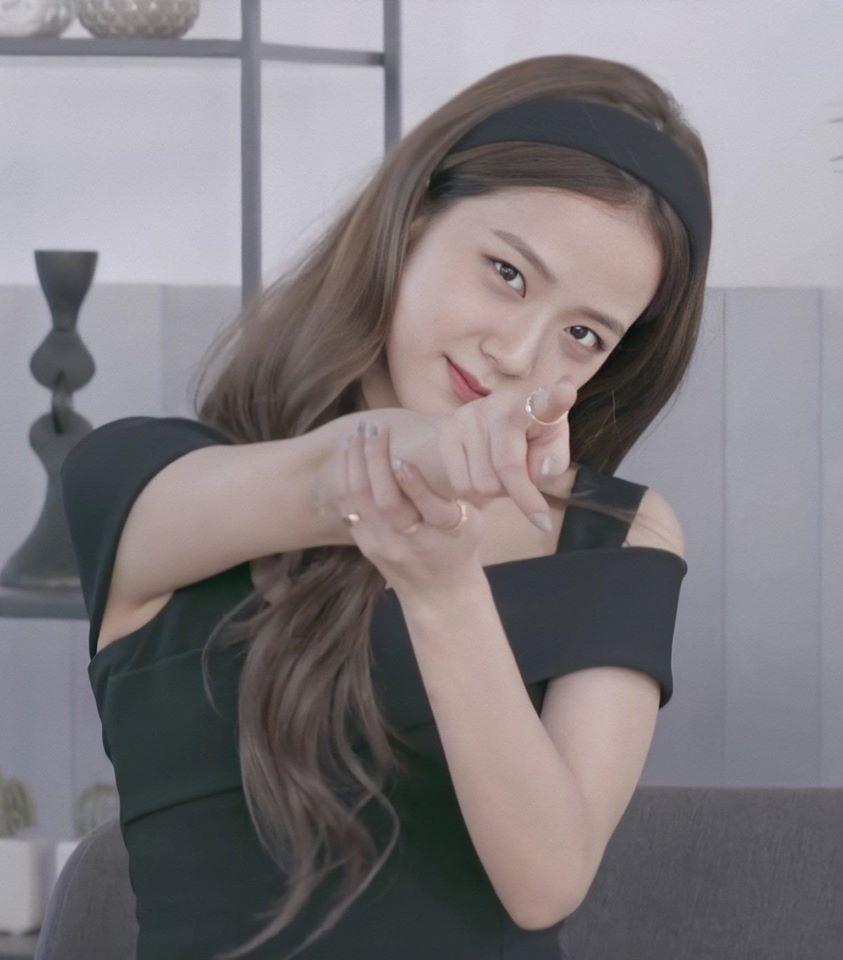
#> input picture HOG/images/16.jpg, 843 x 960 px
$ python HOG.py   (older library calls are emulated)
#> lines starting #> are read from the running program, lines starting #| are printed output that depends on the picture
import cv2
from skimage import exposure
from skimage import feature
import matplotlib.pyplot as plt
import numpy as np

path = 'images/16.jpg'

N_BINS = 9
CELL_SIZE = np.array([8,8]) #pixel
BLOCK_SIZE = np.array([2,2])  #cell
root_image = cv2.imread(path)
#> root_image is the input picture: shape (960, 843, 3); mean B, G, R 126.2, 122.8, 127.9
image = cv2.imread(path, cv2.IMREAD_GRAYSCALE)
#> image: shape (960, 843); min 9, max 243, mean 124.7
blockSize = CELL_SIZE*BLOCK_SIZE  #pixel
winSize = np.array([image.shape[0]//CELL_SIZE[0] * CELL_SIZE[0], image.shape[1]//CELL_SIZE[1] * CELL_SIZE[1]]) # num cell
#> winSize = [960, 840]
blockStride = CELL_SIZE  #pixel
dx = np.array([[-1,0,1], [-2,0,2], [-1,0,1]])  #Bộ lọc Sobel theo phương x
dy = np.transpose(dx)  # Sobel theo phương y
gx = cv2.filter2D(image, cv2.CV_32F, dx)
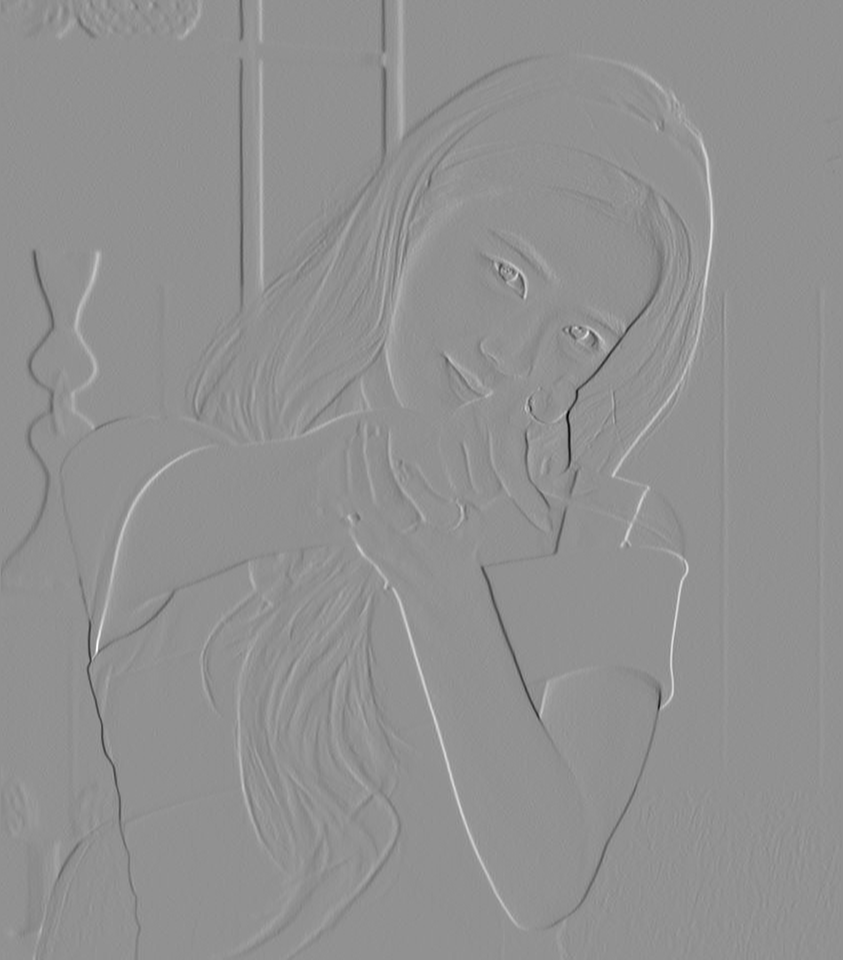
#> gx: shape (960, 843) float32; min -610, max 460, mean 0; drawn with min black and max white
gy = cv2.filter2D(image, cv2.CV_32F, dy)
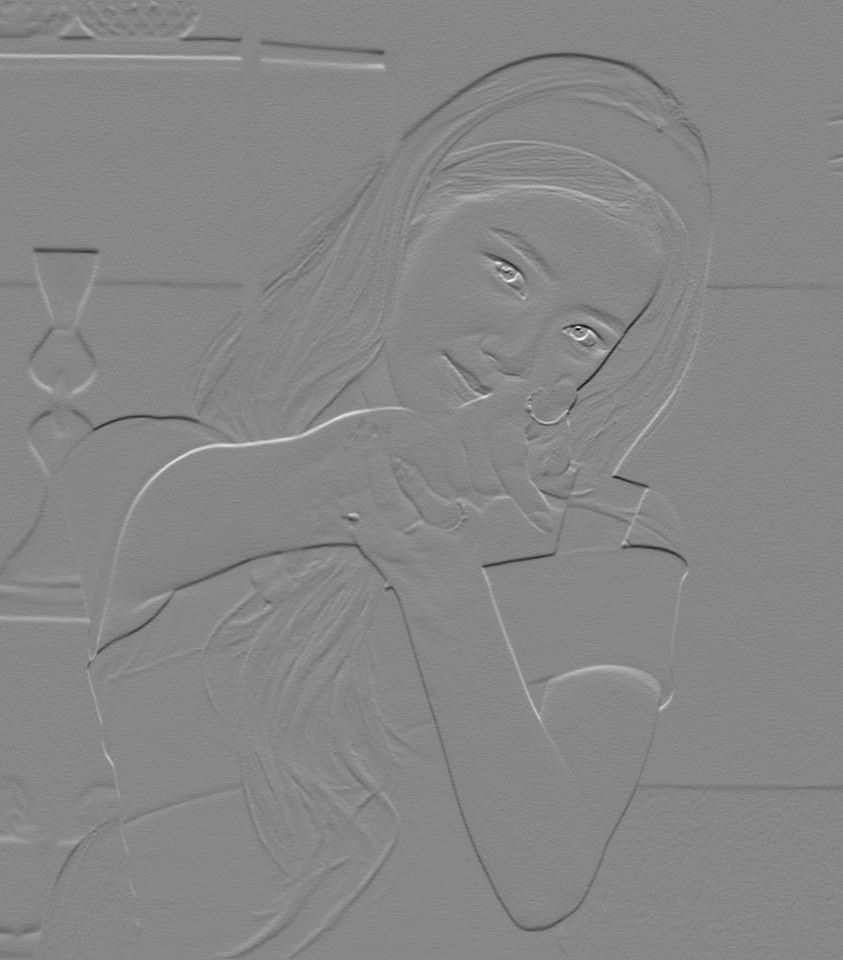
#> gy: shape (960, 843) float32; min -423, max 375, mean -1; drawn with min black and max white

num_cell = np.array([image.shape[0] // CELL_SIZE[0], image.shape[1] // CELL_SIZE[1]])
#> num_cell = [120, 105]
(h, hogImage) = feature.hog(image, orientations=N_BINS, pixels_per_cell= CELL_SIZE, cells_per_block= BLOCK_SIZE, transform_sqrt=True, block_norm="L2", visualize=True)
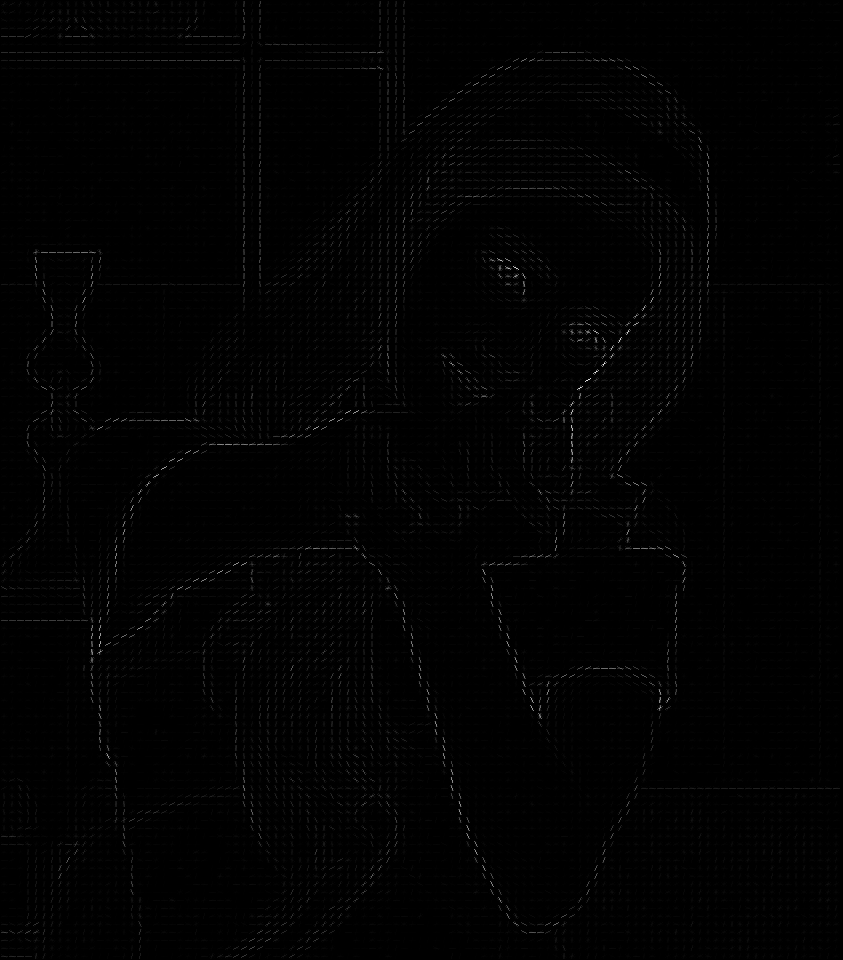
#> hogImage: shape (960, 843) float64; min 0, max 2.63, mean 0.0212; drawn with min black and max white

hogImage = exposure.rescale_intensity(hogImage, out_range=(0,255))
hogImage = hogImage.astype("uint8")

fig_hog = plt.subplot(2,2,2)
plt.imshow(hogImage)
fig_hog.set_title("hog image")

fig_root = plt.subplot(2,2,1)
plt.imshow(root_image[:,:,::-1])
fig_root.set_title("root image")

fig_sobel_x = plt.subplot(2,2,3)
plt.imshow(gx)
fig_sobel_x.set_title("gradient sobel x ")

fig_sobel_y = plt.subplot(2,2,4)
plt.imshow(gy)
fig_sobel_y.set_title("gradient sobel y")

plt.show()
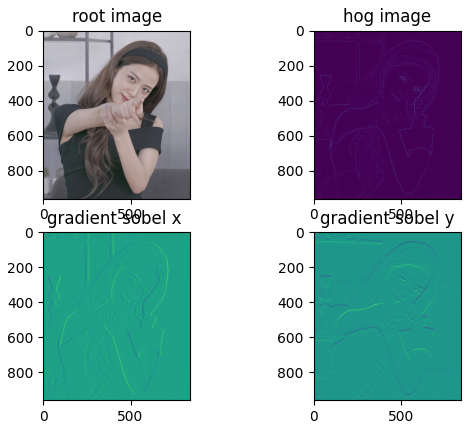
#> figure drawn by matplotlib, 4 panels

print("Vector hog : ", h)
#> (printed output is left out)
print("Kích thước vector hog là: ", h.shape, "=", num_cell[0]-1, "x", num_cell[1]-1, "x",BLOCK_SIZE[0]*BLOCK_SIZE[1], "x", N_BINS )
#| Kích thước vector hog là:  (445536,) = 119 x 104 x 4 x 9

$ run again, with HOG/images/10.jpg copied over HOG/images/16.jpg
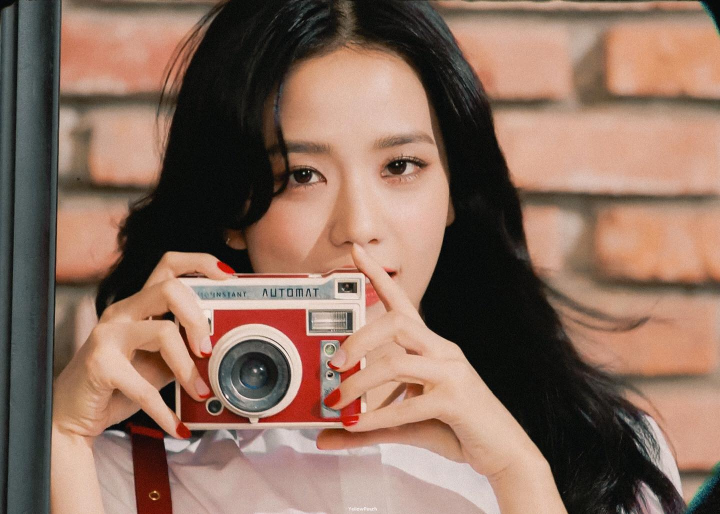
#> input picture HOG/images/10.jpg, 1440 x 1028 px (shown at 1/2 size)
#> root_image is the input picture: shape (1028, 1440, 3); mean B, G, R 94.4, 109.1, 137.6
#> `(h, hogImage) = feature.hog(image, orientations=N_BINS, pixels_per_cel..`:
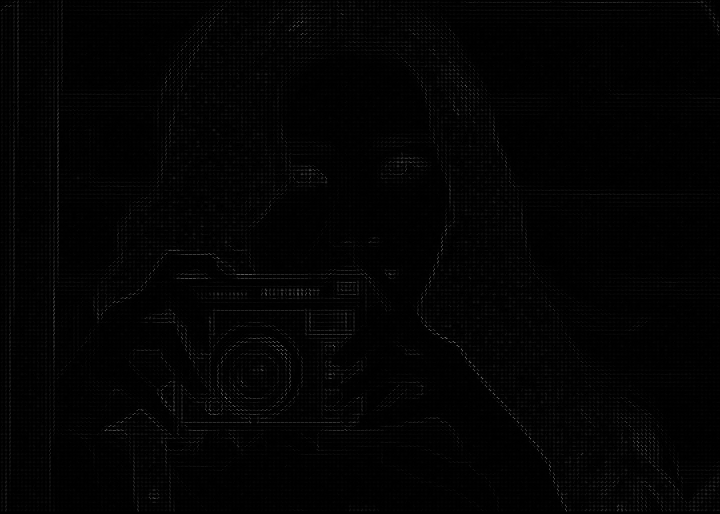
#> hogImage: shape (1028, 1440) float64 (shown at 1/2 size); min 0, max 4.57, mean 0.0544; drawn with min black and max white
#> `plt.show()`:
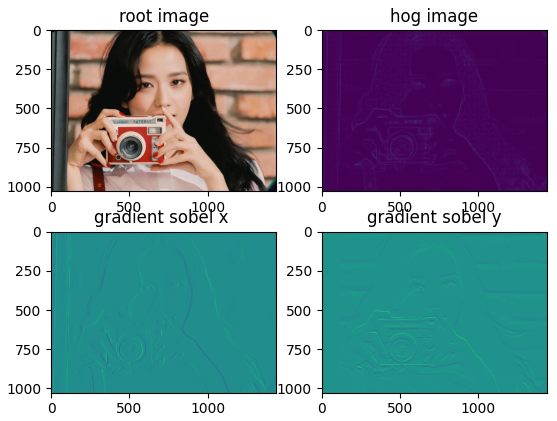
#> figure drawn by matplotlib, 4 panels
#> (printed output is left out)
#| Kích thước vector hog là:  (818388,) = 127 x 179 x 4 x 9

$ run again, with HOG/images/11.jpg copied over HOG/images/16.jpg
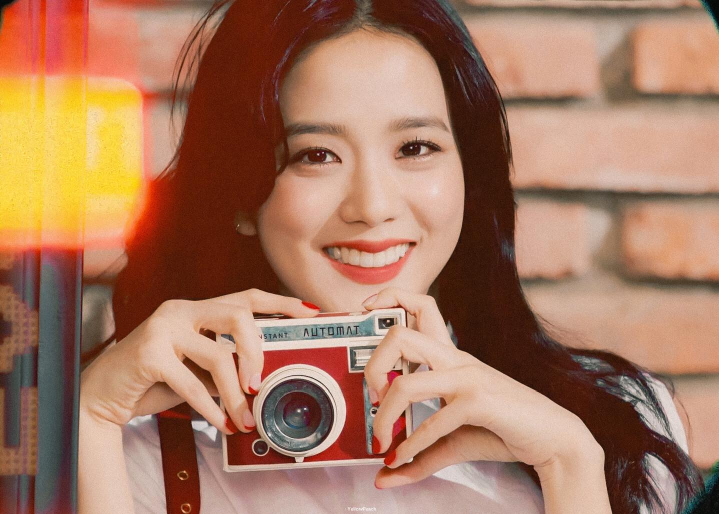
#> input picture HOG/images/11.jpg, 1438 x 1028 px (shown at 1/2 size)
#> root_image is the input picture: shape (1028, 1438, 3); mean B, G, R 96.4, 121, 166.7
#> `(h, hogImage) = feature.hog(image, orientations=N_BINS, pixels_per_cel..`:
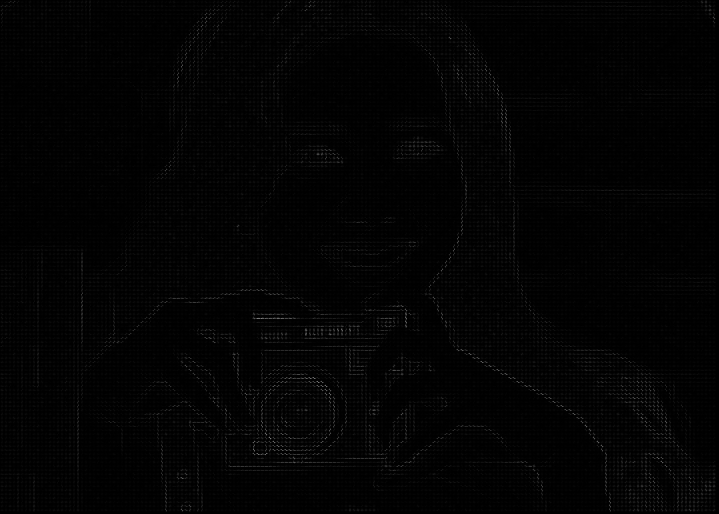
#> hogImage: shape (1028, 1438) float64 (shown at 1/2 size); min 0, max 4.2, mean 0.0521; drawn with min black and max white
#> `plt.show()`:
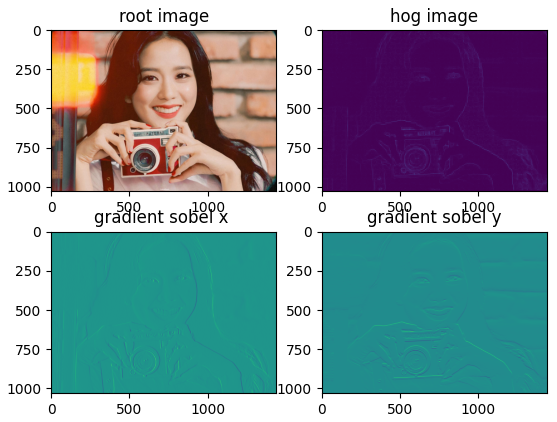
#> figure drawn by matplotlib, 4 panels
#> (printed output is left out)
#| Kích thước vector hog là:  (813816,) = 127 x 178 x 4 x 9
